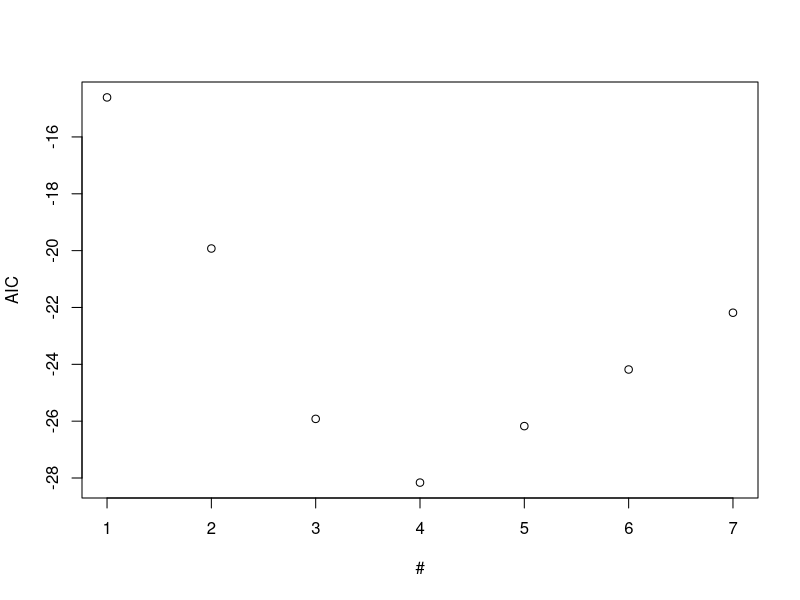
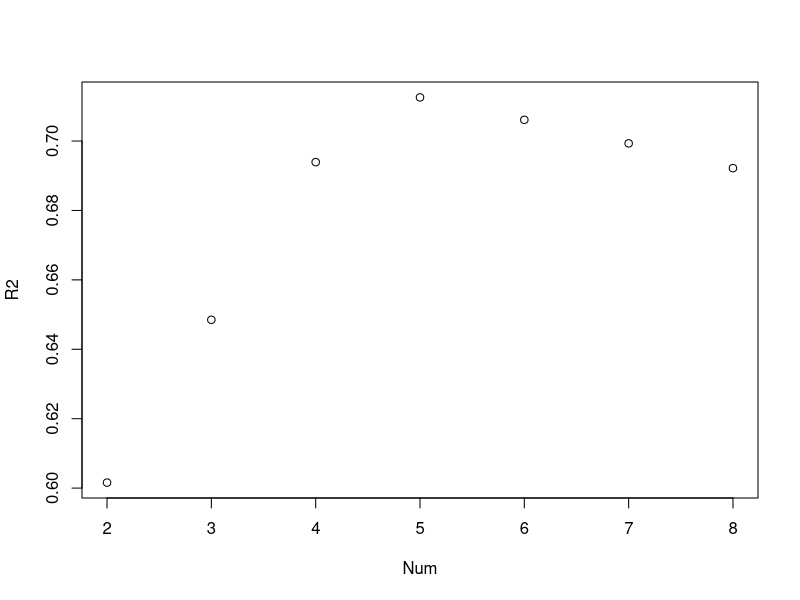
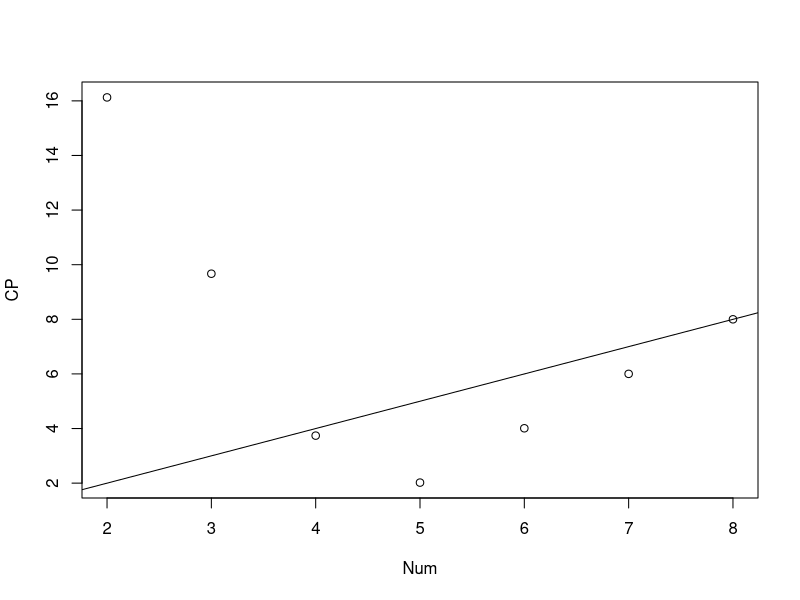

Reproduce these figures in R, in order. (Note: this script raises an error after producing the figures.)

statedata <- data.frame(state.x77, row.names = state.abb)

b <- leaps::regsubsets(Life.Exp ~ . , data=statedata)
rs <- summary(b)
rs
rs$which
which.max(rs$adjr2)

AIC <- 50*log(rs$rss/50) + (2:8)*2
plot(AIC ~ I(1:7), ylab='AIC', xlab='#')

plot(2:8, rs$adjr2, xlab='Num', ylab='R2')
which.max(rs$adjr2)


plot(2:8, rs$cp, xlab='Num', ylab='CP')
abline(0, 1)


# for large models --------------------------------------------------------

lmod <- lm(Life.Exp ~ ., data=statedata)
step(lmod)


#10.1

data(prostate, package='faraway')

pairs(prostate)

l.pros <- lm(lpsa ~ ., prostate)
summary(l.pros)

#a
l.back <- lm(lpsa ~ lcavol + lweight + svi, prostate)
summary(l.back)
plot(l.back)

#b
b <- leaps::regsubsets(lpsa ~ ., prostate)
rs <- summary(b)
summary(b)
rs$which

AIC <- nrow(prostate)*log(rs$rss/nrow(prostate)) + (2:9)*2
plot(AIC ~ I(1:8), ylab='AIC', xlab='#')

l.aic <- lm(lpsa ~ lcavol + lweight + svi, prostate)

#c

plot(2:9, rs$adjr2, xlab='Num', ylab='R2')
which.max(rs$adjr2)

l.r2 <- lm(lpsa ~ lcavol + lweight + age + lbph + svi + lcp + pgg45, prostate)
summary(l.r2)

#d

plot(2:9, rs$cp, xlab='Num', ylab='CP')
abline(0, 1)


#6 predictors

#10.6

data(seatpos, package='faraway')

#a
l.all <- lm(hipcenter ~ Age + Weight + HtShoes + Ht + Seated + Arm + Thigh + Leg, seatpos)
summary(l.all)

#Leg length is negatively associated with hipcenter. However, the relationship is not statistically significant

#b

predict(l.all, newdata = data.frame(Age=mean(seatpos$Age), Weight = mean(seatpos$Weight), HtShoes = mean(seatpos$HtShoes), Ht = mean(seatpos$Ht),
                                    Seated = mean(seatpos$Seated), Arm = mean(seatpos$Arm), Thigh = mean(seatpos$Thigh),  Leg = mean(seatpos$Leg)),
                                    interval='prediction')



#c
b <- leaps::regsubsets(hipcenter ~ ., seatpos)
rs <- summary(b)
summary(b)
rs$which

AIC <- nrow(seatpos)*log(rs$rss/nrow(seatpos)) + (2:9)*2
plot(AIC ~ I(1:8), ylab='AIC', xlab='# of PREDICTORS')

l.aic <- lm(hipcenter ~ Age + Ht + Leg, seatpos)
summary(l.aic)

#Leg length is still negatively associated with hipcenter. The realtionship is still not statistically significant

predict(l.aic, newdata = data.frame(Age=mean(seatpos$Age), Weight = mean(seatpos$Weight), HtShoes = mean(seatpos$HtShoes), Ht = mean(seatpos$Ht),
                                    Seated = mean(seatpos$Seated), Arm = mean(seatpos$Arm), Thigh = mean(seatpos$Thigh),  Leg = mean(seatpos$Leg)),
        interval='prediction')

#They are identical. We were able to find the same level of confidence and prediction with 5 fewer predictors. This is clearly a better model.

stats::AIC(l.all)

plot(b, scale='Cp')
plot(b)
